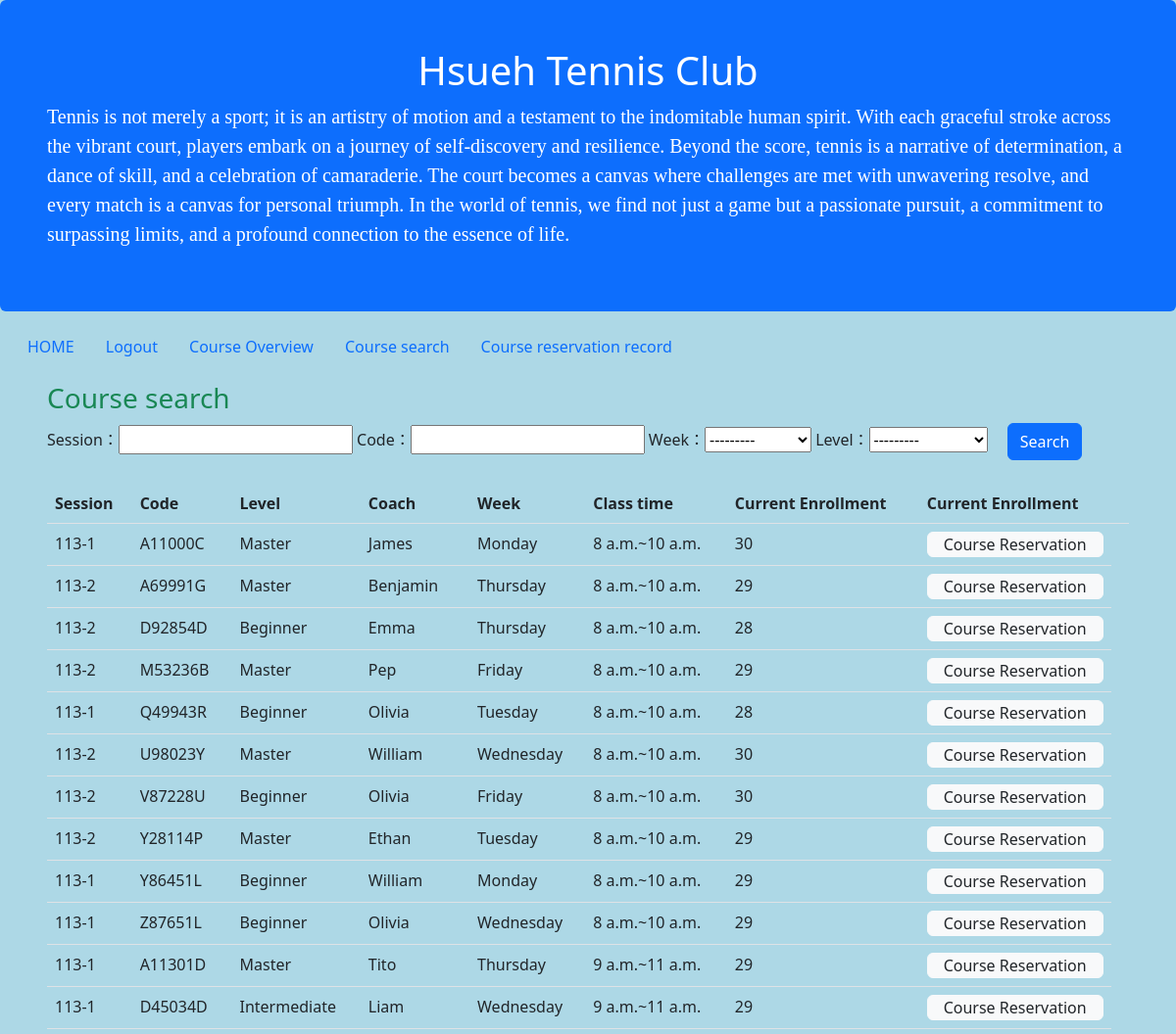
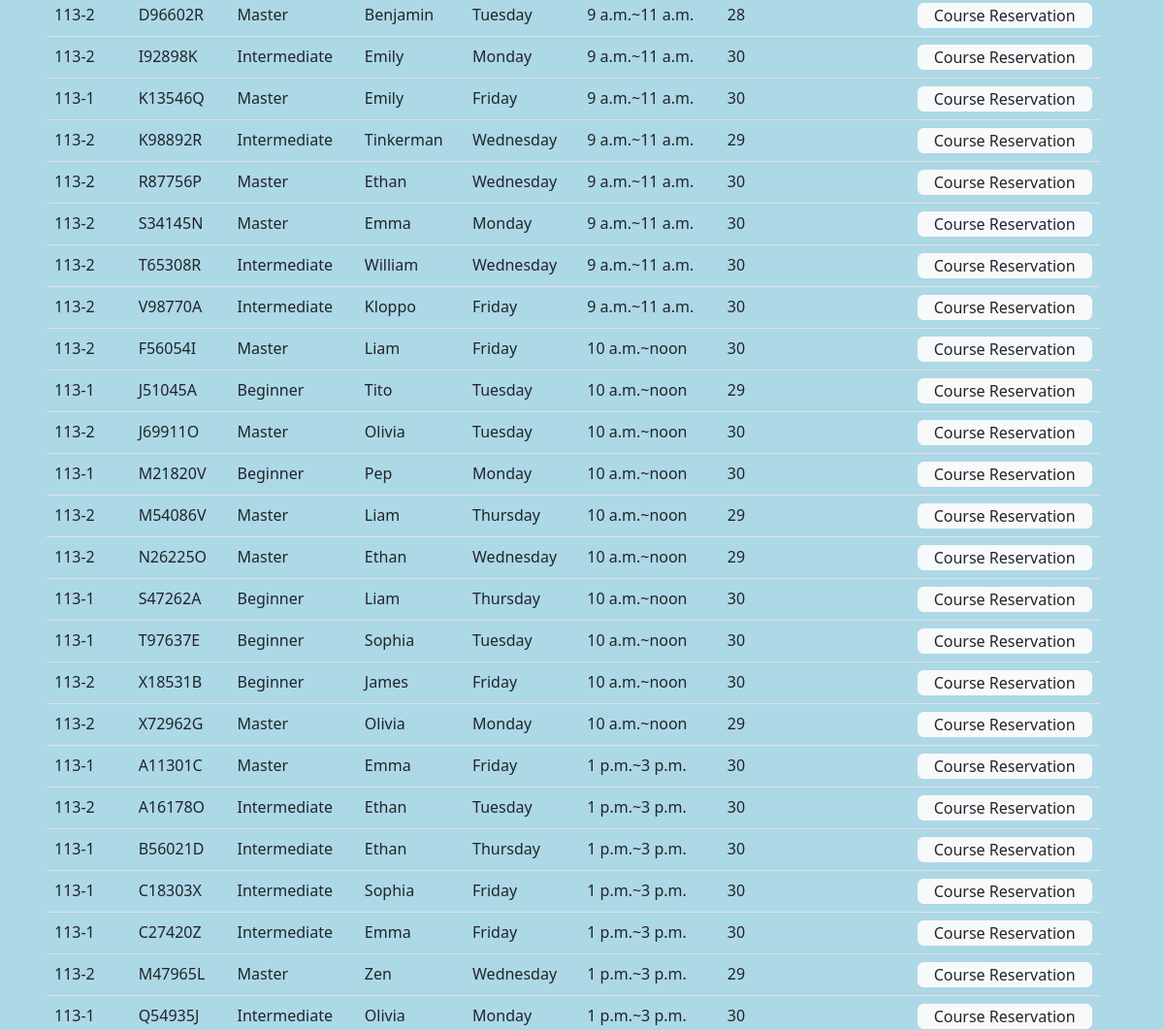
The page /Course_reservation/Course_search/ (upper part) on the database as committed earlier (2 pictures, top to bottom).
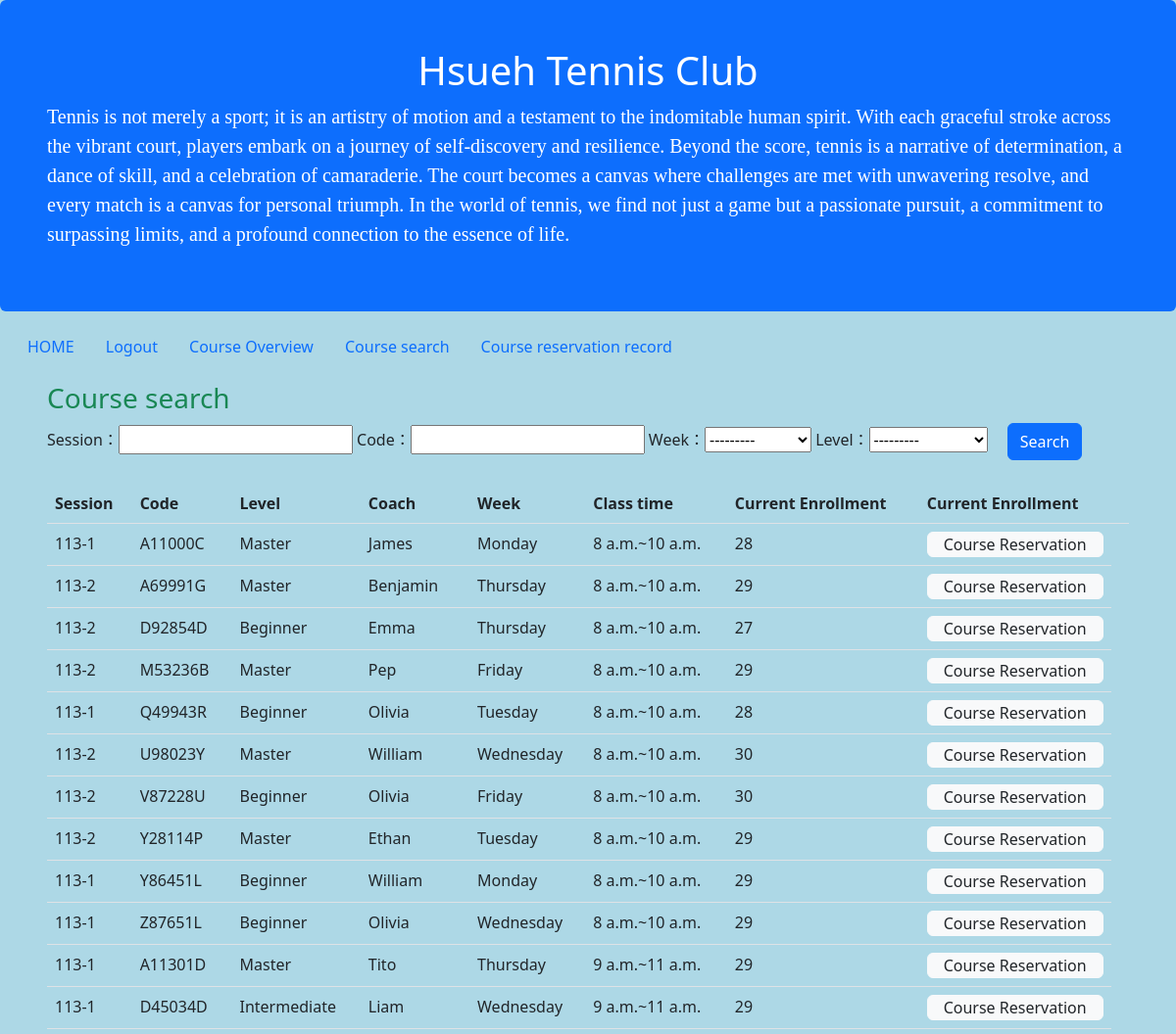
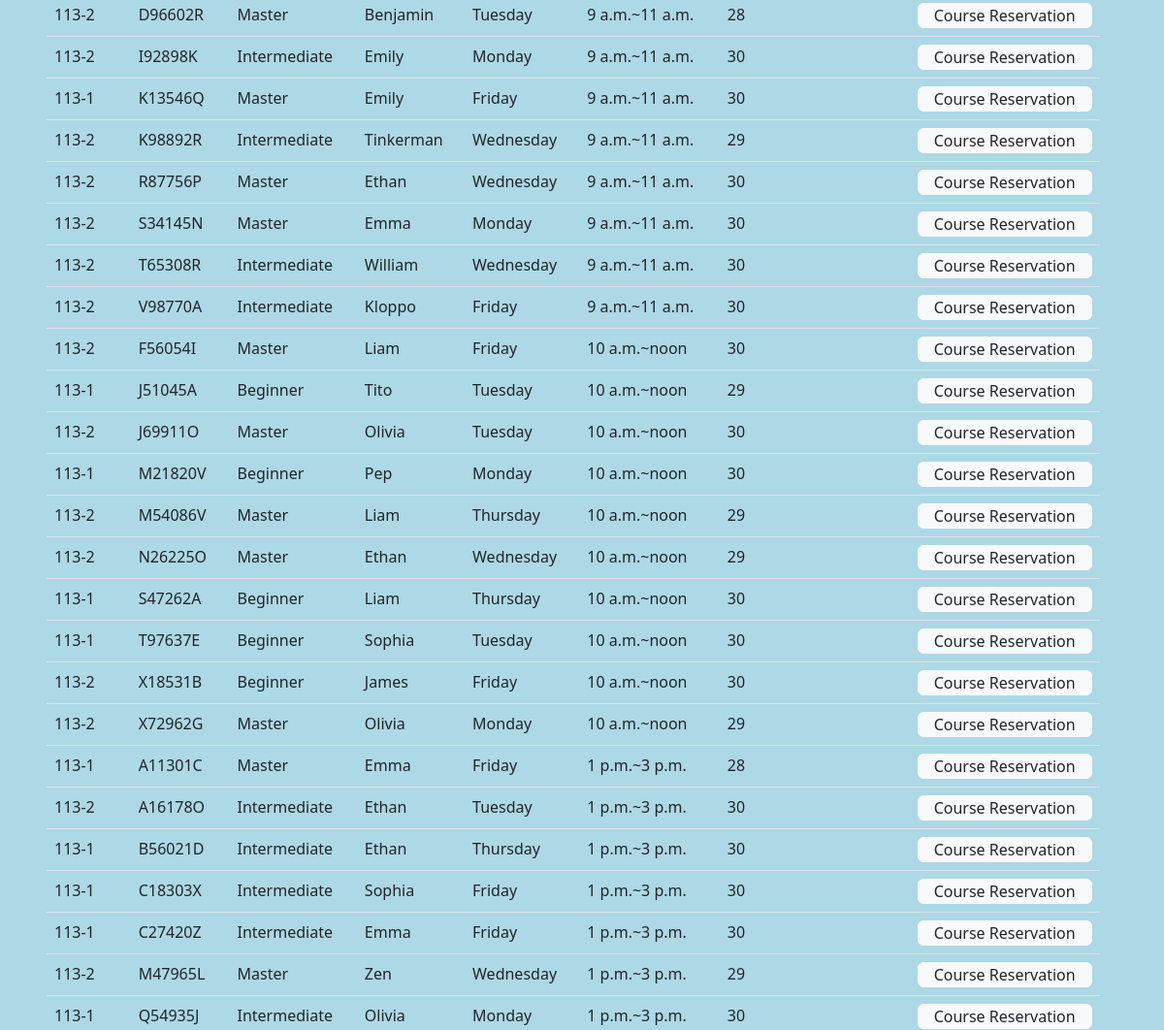
The same page on the database as committed later (2 pictures, top to bottom).
### Course_reservation/models.py (models this page shows, shortened)
class Course_reservation(models.Model):
    Period = models.CharField(max_length=255,null=True,help_text="期別")
    Course_code = models.CharField(max_length=255,null=True,help_text="課程代碼")
    Time_start = models.DateField(null=True,help_text="開始日期")
    Time_end = models.DateField(null=True,help_text="結束日期")
    week_choices = [
        ('Monday', 'Monday'),
        ('Tuesday', 'Tuesday'),
        ('Wednesday', 'Wednesday'),
        ('Thursday', 'Thursday'),
        ('Friday', 'Friday'),
    ]
    week=models.CharField(max_length=10, choices=week_choices, default='')
    class_time_start=models.TimeField(null=True)
    class_time_end=models.TimeField(null=True)
    Classroom = models.CharField(max_length=255,null=True,help_text="教室")
    Category_choices = [
        ('Beginner', 'Beginner'),
        ('Intermediate', 'Intermediate'),
        ('Master', 'Master'),
    ]
    Category = models.CharField(max_length=255,choices=Category_choices,null=True,help_text="課程等級")
    Coach_name = models.CharField(max_length=255,null=True,help_text="教練名子")
    Full_number_applicants = models.IntegerField(default=26,null=True,help_text="總共可報名的人數")
    Current_number_applicants = models.IntegerField(default=0,null=True,help_text="目前報名人數")
    Class_status_choices = [
        ('Registration Open', 'Registration Open'),#報名中
        (' Registration Closed', ' Registration Closed'),#報名已滿
        ('Cancelled ', 'Cancelled '),#停開
        ('On-site Registration Only', 'On-site Registration Only'),#僅現場報名
    ]
    Class_status = models.CharField(max_length=255,choices=Class_status_choices,null=True,help_text="班級狀態，報名中、報名已滿、停開、僅現場報名")

### Course_reservation/views.py (the view)
# urls.py: path('Course_search/', views.Course_search, name='Course_search'),
def Course_search(request):
    master = master_html(request)
    cls = 'd-none'
    if (request.user.username[:4] == "v7-1"):
        template = loader.get_template('Course_search_v7_1.html')
    elif (request.user.username[:4] == "v7-2"):
        template = loader.get_template('Course_search_v7_2.html')
    else:
        template = loader.get_template('Course_search.html')
    Course_reservation_list = Course_reservation.objects.all()
    Period_list = Course_reservation.objects.values_list('Period', flat=True).distinct()
    Course_code_list = Course_reservation.objects.values_list('Course_code', flat=True).distinct()
    Category_list = Course_reservation.objects.values_list('Category', flat=True).distinct()
    course_reservation_Filter = Course_reservation_Filter(queryset=Course_reservation_list)
    if request.method == "POST":
        course_reservation_Filter = Course_reservation_Filter(request.POST, queryset=Course_reservation_list)
        cls = ''
    context = {
        'Course_reservation_list': Course_reservation_list,
        'course_reservation_Filter': course_reservation_Filter,
        'Period_list': Period_list,
        'Course_code_list': Course_code_list,
        'Category_list': Category_list,
        'master': master,
        'cls':cls
    }
    return HttpResponse(template.render(context, request))

### Course_reservation/templates/Course_search.html (shortened to what this page needs)
{% extends master %}
{% load my_custom_filters %}
{% block content %}
    <div class="container-fluid p-5 pt-3">
        <h3 class="text-success">Course search</h3>
        <form id="searchForm" method='POST'>
            Session：{{ course_reservation_Filter.form.Period }}
            Code：{{ course_reservation_Filter.form.Course_code }}
            Week：{{ course_reservation_Filter.form.week }}
            Level：{{ course_reservation_Filter.form.Category }}
            <input type="submit" id="searchButton" class="ms-3 btn btn-primary" value="Search"/>
        </form>
        <br/>
        <table id="courseTable" class="table" style=" max-width: 1500px">
            <thead>
            <th>Session</th>
            <th>Code</th>
            <th>Level</th>
            <th>Coach</th>
            <th>Week</th>
            <th>Class time</th>
            <th>Current Enrollment</th>
            <th>Current Enrollment</th>
            <th></th>
            </thead>
            <tbody>
            {% for course_reservation in course_reservation_Filter.qs|dictsort:"class_time_start" %}
                <tr>
                    <td>{{ course_reservation.Period }}</td>
                    <td>{{ course_reservation.Course_code }}</td>
                    <td>{{ course_reservation.Category }}</td>
                    <td>{{ course_reservation.Coach_name }}</td>
                    <td>{{ course_reservation.week }}</td>
                    <td>{{ course_reservation.class_time_start }}~{{ course_reservation.class_time_end }}</td>
                    <td>{{ course_reservation.Current_number_applicants }}</td>
                <td class=""> <a id="{{ course_reservation.Course_code }}_Course_Reservation" class="nav-link btn btn-light"
                href="/Course_reservation/Course_content?code={{ course_reservation.Course_code }}">Course Reservation</a></td>
                </tr>
            {% endfor %}
            </tbody>
        </table>
    </div>
{% endblock %}

Rows that differ between the two databases and show on the page:
changed Course_reservation (number 1 of 37 on the later page): Current_number_applicants "30" → "28"
changed Course_reservation (number 3 of 37 on the later page): Current_number_applicants "28" → "27"
changed Course_reservation (number 31 of 37 on the later page): Current_number_applicants "30" → "28"
